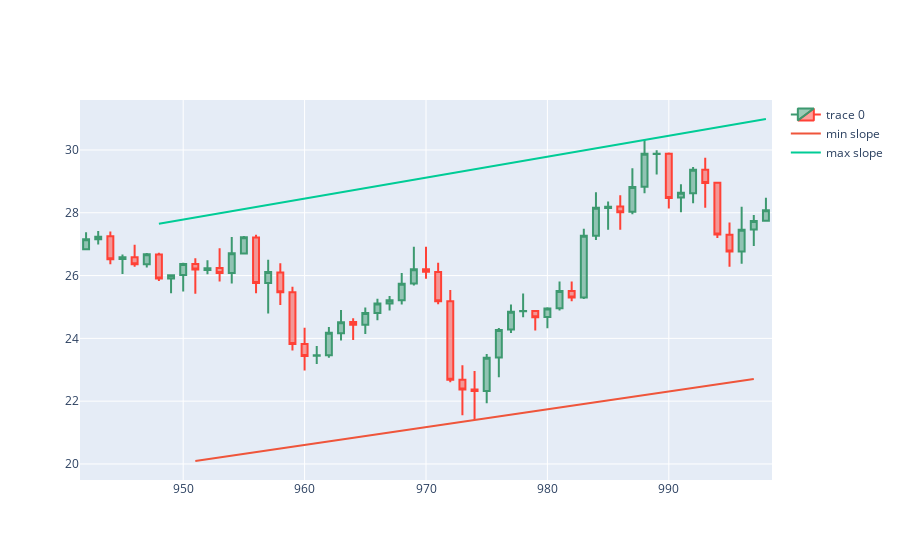

Notebook code cell kept with this figure:
### Markdown cell above
# Fitting intercepts to meet highest or lowest candle point in time slice

### Code cell
dfpl = df[candleid-wind-backcandles:candleid+backcandles]
import plotly.graph_objects as go
from datetime import datetime

fig = go.Figure(data=[go.Candlestick(x=dfpl.index,
                open=dfpl['Open'],
                high=dfpl['High'],
                low=dfpl['Low'],
                close=dfpl['Close'])])

#-------------------------------------------------------------------------
# Fitting intercepts to meet highest or lowest candle point in time slice
adjintercmin = df.Low.loc[candleid-backcandles:candleid].min() - slmin*df.Low.iloc[candleid-backcandles:candleid].idxmin()
adjintercmax = df.High.loc[candleid-backcandles:candleid].max() - slmax*df.High.iloc[candleid-backcandles:candleid].idxmax()
fig.add_trace(go.Scatter(x=xxmin, y=slmin*xxmin + adjintercmin, mode='lines', name='min slope'))
fig.add_trace(go.Scatter(x=xxmax, y=slmax*xxmax + adjintercmax, mode='lines', name='max slope'))
fig.layout.xaxis.rangeslider.visible=False
fig.show()
